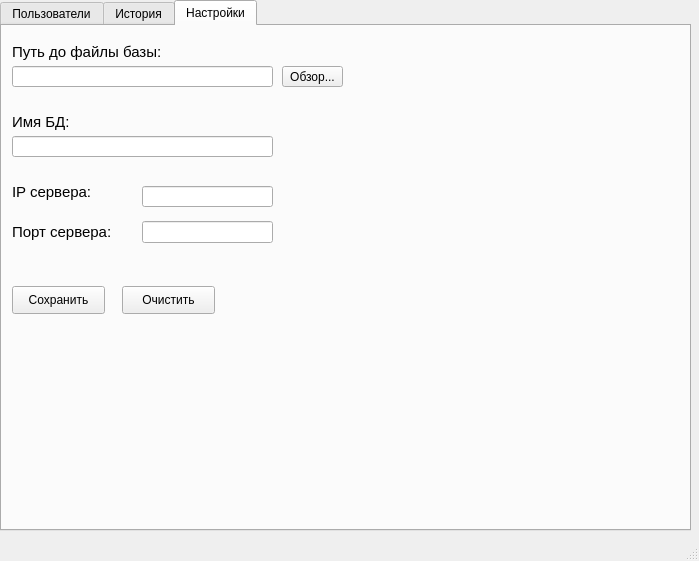
<?xml version="1.0" encoding="UTF-8"?>
<ui version="4.0">
 <class>MainWindow</class>
 <widget class="QMainWindow" name="MainWindow">
  <property name="geometry">
   <rect>
    <x>0</x>
    <y>0</y>
    <width>699</width>
    <height>561</height>
   </rect>
  </property>
  <property name="maximumSize">
   <size>
    <width>699</width>
    <height>561</height>
   </size>
  </property>
  <property name="windowTitle">
   <string>Сервер</string>
  </property>
  <widget class="QWidget" name="centralwidget">
   <widget class="QTabWidget" name="tabWidget">
    <property name="geometry">
     <rect>
      <x>0</x>
      <y>0</y>
      <width>691</width>
      <height>531</height>
     </rect>
    </property>
    <property name="focusPolicy">
     <enum>Qt::TabFocus</enum>
    </property>
    <property name="tabPosition">
     <enum>QTabWidget::North</enum>
    </property>
    <property name="tabShape">
     <enum>QTabWidget::Rounded</enum>
    </property>
    <property name="currentIndex">
     <number>2</number>
    </property>
    <property name="iconSize">
     <size>
      <width>20</width>
      <height>20</height>
     </size>
    </property>
    <widget class="QWidget" name="clients">
     <property name="cursor">
      <cursorShape>ArrowCursor</cursorShape>
     </property>
     <property name="focusPolicy">
      <enum>Qt::NoFocus</enum>
     </property>
     <attribute name="title">
      <string>Пользователи</string>
     </attribute>
     <widget class="QTableView" name="clientsTable">
      <property name="geometry">
       <rect>
        <x>0</x>
        <y>0</y>
        <width>691</width>
        <height>501</height>
       </rect>
      </property>
     </widget>
    </widget>
    <widget class="QWidget" name="history">
     <attribute name="title">
      <string>История</string>
     </attribute>
     <widget class="QTableView" name="historyTable">
      <property name="geometry">
       <rect>
        <x>0</x>
        <y>0</y>
        <width>691</width>
        <height>501</height>
       </rect>
      </property>
     </widget>
    </widget>
    <widget class="QWidget" name="settings">
     <attribute name="title">
      <string>Настройки</string>
     </attribute>
     <widget class="QLabel" name="label">
      <property name="enabled">
       <bool>true</bool>
      </property>
      <property name="geometry">
       <rect>
        <x>10</x>
        <y>10</y>
        <width>191</width>
        <height>31</height>
       </rect>
      </property>
      <property name="font">
       <font>
        <pointsize>11</pointsize>
       </font>
      </property>
      <property name="mouseTracking">
       <bool>false</bool>
      </property>
      <property name="layoutDirection">
       <enum>Qt::LeftToRight</enum>
      </property>
      <property name="text">
       <string>Путь до файлы базы:</string>
      </property>
      <property name="textFormat">
       <enum>Qt::AutoText</enum>
      </property>
      <property name="scaledContents">
       <bool>false</bool>
      </property>
      <property name="wordWrap">
       <bool>false</bool>
      </property>
      <property name="margin">
       <number>0</number>
      </property>
     </widget>
     <widget class="QLineEdit" name="dbPath">
      <property name="enabled">
       <bool>true</bool>
      </property>
      <property name="geometry">
       <rect>
        <x>10</x>
        <y>40</y>
        <width>261</width>
        <height>21</height>
       </rect>
      </property>
      <property name="text">
       <string/>
      </property>
      <property name="readOnly">
       <bool>true</bool>
      </property>
     </widget>
     <widget class="QPushButton" name="bdPathBtn">
      <property name="geometry">
       <rect>
        <x>280</x>
        <y>40</y>
        <width>61</width>
        <height>21</height>
       </rect>
      </property>
      <property name="text">
       <string>Обзор...</string>
      </property>
     </widget>
     <widget class="QLabel" name="label_2">
      <property name="enabled">
       <bool>true</bool>
      </property>
      <property name="geometry">
       <rect>
        <x>10</x>
        <y>80</y>
        <width>191</width>
        <height>31</height>
       </rect>
      </property>
      <property name="font">
       <font>
        <pointsize>11</pointsize>
       </font>
      </property>
      <property name="mouseTracking">
       <bool>false</bool>
      </property>
      <property name="layoutDirection">
       <enum>Qt::LeftToRight</enum>
      </property>
      <property name="text">
       <string>Имя БД:</string>
      </property>
      <property name="textFormat">
       <enum>Qt::AutoText</enum>
      </property>
      <property name="scaledContents">
       <bool>false</bool>
      </property>
      <property name="wordWrap">
       <bool>false</bool>
      </property>
      <property name="margin">
       <number>0</number>
      </property>
     </widget>
     <widget class="QLineEdit" name="dbName">
      <property name="geometry">
       <rect>
        <x>10</x>
        <y>110</y>
        <width>261</width>
        <height>21</height>
       </rect>
      </property>
      <property name="text">
       <string/>
      </property>
     </widget>
     <widget class="QLabel" name="label_3">
      <property name="enabled">
       <bool>true</bool>
      </property>
      <property name="geometry">
       <rect>
        <x>10</x>
        <y>150</y>
        <width>121</width>
        <height>31</height>
       </rect>
      </property>
      <property name="font">
       <font>
        <pointsize>11</pointsize>
       </font>
      </property>
      <property name="mouseTracking">
       <bool>false</bool>
      </property>
      <property name="layoutDirection">
       <enum>Qt::LeftToRight</enum>
      </property>
      <property name="text">
       <string>IP сервера:</string>
      </property>
      <property name="textFormat">
       <enum>Qt::AutoText</enum>
      </property>
      <property name="scaledContents">
       <bool>false</bool>
      </property>
      <property name="wordWrap">
       <bool>false</bool>
      </property>
      <property name="margin">
       <number>0</number>
      </property>
     </widget>
     <widget class="QLabel" name="label_4">
      <property name="enabled">
       <bool>true</bool>
      </property>
      <property name="geometry">
       <rect>
        <x>10</x>
        <y>190</y>
        <width>121</width>
        <height>31</height>
       </rect>
      </property>
      <property name="font">
       <font>
        <pointsize>11</pointsize>
       </font>
      </property>
      <property name="mouseTracking">
       <bool>false</bool>
      </property>
      <property name="layoutDirection">
       <enum>Qt::LeftToRight</enum>
      </property>
      <property name="text">
       <string>Порт сервера:</string>
      </property>
      <property name="textFormat">
       <enum>Qt::AutoText</enum>
      </property>
      <property name="scaledContents">
       <bool>false</bool>
      </property>
      <property name="wordWrap">
       <bool>false</bool>
      </property>
      <property name="margin">
       <number>0</number>
      </property>
     </widget>
     <widget class="QLineEdit" name="serverIp">
      <property name="geometry">
       <rect>
        <x>140</x>
        <y>160</y>
        <width>131</width>
        <height>21</height>
       </rect>
      </property>
      <property name="text">
       <string/>
      </property>
     </widget>
     <widget class="QLineEdit" name="serverPort">
      <property name="geometry">
       <rect>
        <x>140</x>
        <y>195</y>
        <width>131</width>
        <height>22</height>
       </rect>
      </property>
      <property name="text">
       <string/>
      </property>
     </widget>
     <widget class="QPushButton" name="settingsSaveBtn">
      <property name="geometry">
       <rect>
        <x>10</x>
        <y>260</y>
        <width>93</width>
        <height>28</height>
       </rect>
      </property>
      <property name="text">
       <string>Сохранить</string>
      </property>
     </widget>
     <widget class="QPushButton" name="settingsClearBtn">
      <property name="geometry">
       <rect>
        <x>120</x>
        <y>260</y>
        <width>93</width>
        <height>28</height>
       </rect>
      </property>
      <property name="text">
       <string>Очистить</string>
      </property>
     </widget>
    </widget>
   </widget>
  </widget>
  <widget class="QStatusBar" name="statusbar"/>
 </widget>
 <resources/>
 <connections/>
</ui>
